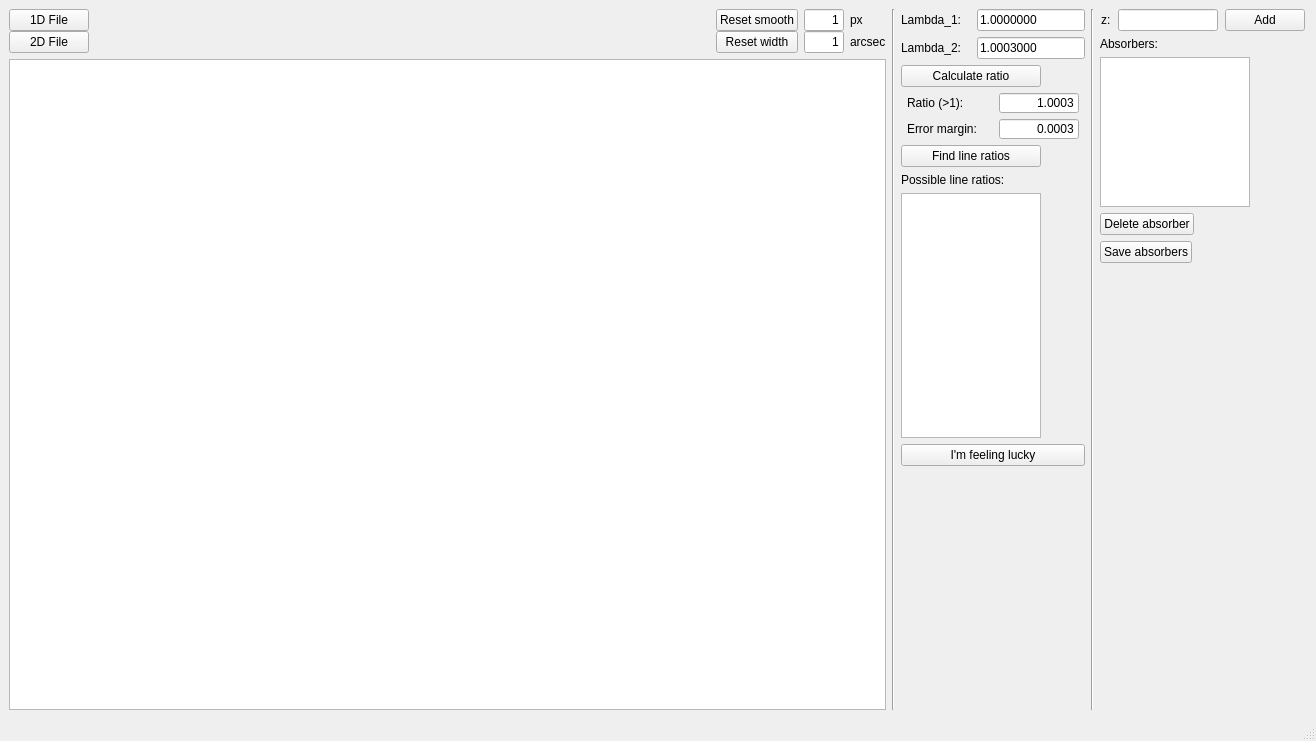
<?xml version="1.0" encoding="UTF-8"?>
<ui version="4.0">
 <class>MainWindow</class>
 <widget class="QMainWindow" name="MainWindow">
  <property name="geometry">
   <rect>
    <x>0</x>
    <y>0</y>
    <width>1316</width>
    <height>741</height>
   </rect>
  </property>
  <property name="windowTitle">
   <string>zHunter</string>
  </property>
  <widget class="QWidget" name="centralwidget">
   <property name="minimumSize">
    <size>
     <width>500</width>
     <height>300</height>
    </size>
   </property>
   <layout class="QHBoxLayout" name="horizontalLayout_6">
    <item>
     <layout class="QVBoxLayout" name="verticalLayout_4">
      <item>
       <layout class="QHBoxLayout" name="horizontalLayout">
        <item>
         <layout class="QVBoxLayout" name="verticalLayout_3">
          <property name="spacing">
           <number>0</number>
          </property>
          <item>
           <widget class="QPushButton" name="file_1D_button">
            <property name="text">
             <string>1D File</string>
            </property>
           </widget>
          </item>
          <item>
           <widget class="QPushButton" name="file_2D_button">
            <property name="text">
             <string>2D File</string>
            </property>
           </widget>
          </item>
         </layout>
        </item>
        <item>
         <spacer name="horizontalSpacer">
          <property name="orientation">
           <enum>Qt::Horizontal</enum>
          </property>
          <property name="sizeHint" stdset="0">
           <size>
            <width>268</width>
            <height>20</height>
           </size>
          </property>
         </spacer>
        </item>
        <item>
         <layout class="QGridLayout" name="gridLayout">
          <property name="verticalSpacing">
           <number>0</number>
          </property>
          <item row="0" column="0">
           <widget class="QPushButton" name="reset_smooth_button">
            <property name="text">
             <string>Reset smooth</string>
            </property>
           </widget>
          </item>
          <item row="0" column="1">
           <widget class="QLineEdit" name="textbox_for_smooth">
            <property name="sizePolicy">
             <sizepolicy hsizetype="Fixed" vsizetype="Fixed">
              <horstretch>0</horstretch>
              <verstretch>0</verstretch>
             </sizepolicy>
            </property>
            <property name="maximumSize">
             <size>
              <width>40</width>
              <height>16777215</height>
             </size>
            </property>
            <property name="text">
             <string>1</string>
            </property>
            <property name="alignment">
             <set>Qt::AlignRight|Qt::AlignTrailing|Qt::AlignVCenter</set>
            </property>
           </widget>
          </item>
          <item row="0" column="2">
           <widget class="QLabel" name="label_smooth_unit">
            <property name="text">
             <string>px</string>
            </property>
           </widget>
          </item>
          <item row="1" column="0">
           <widget class="QPushButton" name="reset_width_button">
            <property name="text">
             <string>Reset width</string>
            </property>
           </widget>
          </item>
          <item row="1" column="1">
           <widget class="QLineEdit" name="textbox_for_extraction_width">
            <property name="sizePolicy">
             <sizepolicy hsizetype="Fixed" vsizetype="Fixed">
              <horstretch>0</horstretch>
              <verstretch>0</verstretch>
             </sizepolicy>
            </property>
            <property name="maximumSize">
             <size>
              <width>40</width>
              <height>16777215</height>
             </size>
            </property>
            <property name="text">
             <string>1</string>
            </property>
            <property name="alignment">
             <set>Qt::AlignRight|Qt::AlignTrailing|Qt::AlignVCenter</set>
            </property>
           </widget>
          </item>
          <item row="1" column="2">
           <widget class="QLabel" name="label_extraction_width_unit">
            <property name="text">
             <string>arcsec</string>
            </property>
           </widget>
          </item>
         </layout>
        </item>
       </layout>
      </item>
      <item>
       <widget class="GraphicsLayoutWidget" name="graphLayout">
        <property name="minimumSize">
         <size>
          <width>400</width>
          <height>20</height>
         </size>
        </property>
       </widget>
      </item>
     </layout>
    </item>
    <item>
     <widget class="Line" name="line_2">
      <property name="orientation">
       <enum>Qt::Vertical</enum>
      </property>
     </widget>
    </item>
    <item>
     <layout class="QHBoxLayout" name="horizontalLayout_8">
      <item>
       <layout class="QVBoxLayout" name="verticalLayout">
        <property name="sizeConstraint">
         <enum>QLayout::SetFixedSize</enum>
        </property>
        <item>
         <layout class="QHBoxLayout" name="horizontalLayout_2">
          <item>
           <widget class="QLabel" name="label_wvlg_1">
            <property name="sizePolicy">
             <sizepolicy hsizetype="Fixed" vsizetype="Preferred">
              <horstretch>0</horstretch>
              <verstretch>0</verstretch>
             </sizepolicy>
            </property>
            <property name="minimumSize">
             <size>
              <width>70</width>
              <height>20</height>
             </size>
            </property>
            <property name="maximumSize">
             <size>
              <width>80</width>
              <height>30</height>
             </size>
            </property>
            <property name="text">
             <string>Lambda_1:</string>
            </property>
           </widget>
          </item>
          <item>
           <widget class="QLineEdit" name="textbox_for_wvlg1">
            <property name="sizePolicy">
             <sizepolicy hsizetype="Minimum" vsizetype="Preferred">
              <horstretch>0</horstretch>
              <verstretch>0</verstretch>
             </sizepolicy>
            </property>
            <property name="minimumSize">
             <size>
              <width>100</width>
              <height>20</height>
             </size>
            </property>
            <property name="maximumSize">
             <size>
              <width>140</width>
              <height>40</height>
             </size>
            </property>
            <property name="text">
             <string>1.0000000</string>
            </property>
            <property name="alignment">
             <set>Qt::AlignLeading|Qt::AlignLeft|Qt::AlignVCenter</set>
            </property>
           </widget>
          </item>
         </layout>
        </item>
        <item>
         <layout class="QHBoxLayout" name="horizontalLayout_3">
          <item>
           <widget class="QLabel" name="label_wvlg_2">
            <property name="sizePolicy">
             <sizepolicy hsizetype="Fixed" vsizetype="Preferred">
              <horstretch>0</horstretch>
              <verstretch>0</verstretch>
             </sizepolicy>
            </property>
            <property name="minimumSize">
             <size>
              <width>70</width>
              <height>20</height>
             </size>
            </property>
            <property name="maximumSize">
             <size>
              <width>80</width>
              <height>30</height>
             </size>
            </property>
            <property name="text">
             <string>Lambda_2:</string>
            </property>
           </widget>
          </item>
          <item>
           <widget class="QLineEdit" name="textbox_for_wvlg2">
            <property name="sizePolicy">
             <sizepolicy hsizetype="Minimum" vsizetype="Preferred">
              <horstretch>0</horstretch>
              <verstretch>0</verstretch>
             </sizepolicy>
            </property>
            <property name="minimumSize">
             <size>
              <width>100</width>
              <height>20</height>
             </size>
            </property>
            <property name="maximumSize">
             <size>
              <width>140</width>
              <height>40</height>
             </size>
            </property>
            <property name="text">
             <string>1.0003000</string>
            </property>
           </widget>
          </item>
         </layout>
        </item>
        <item>
         <widget class="QPushButton" name="ratio_button">
          <property name="sizePolicy">
           <sizepolicy hsizetype="Fixed" vsizetype="Fixed">
            <horstretch>0</horstretch>
            <verstretch>0</verstretch>
           </sizepolicy>
          </property>
          <property name="minimumSize">
           <size>
            <width>0</width>
            <height>0</height>
           </size>
          </property>
          <property name="maximumSize">
           <size>
            <width>140</width>
            <height>40</height>
           </size>
          </property>
          <property name="text">
           <string>Calculate ratio</string>
          </property>
         </widget>
        </item>
        <item>
         <layout class="QHBoxLayout" name="horizontalLayout_4">
          <item>
           <widget class="QLabel" name="label_ratio">
            <property name="sizePolicy">
             <sizepolicy hsizetype="Fixed" vsizetype="Preferred">
              <horstretch>0</horstretch>
              <verstretch>0</verstretch>
             </sizepolicy>
            </property>
            <property name="minimumSize">
             <size>
              <width>60</width>
              <height>20</height>
             </size>
            </property>
            <property name="maximumSize">
             <size>
              <width>80</width>
              <height>30</height>
             </size>
            </property>
            <property name="text">
             <string>Ratio (&gt;1):</string>
            </property>
           </widget>
          </item>
          <item>
           <widget class="QLineEdit" name="textbox_for_ratio">
            <property name="enabled">
             <bool>true</bool>
            </property>
            <property name="sizePolicy">
             <sizepolicy hsizetype="Minimum" vsizetype="Fixed">
              <horstretch>0</horstretch>
              <verstretch>0</verstretch>
             </sizepolicy>
            </property>
            <property name="minimumSize">
             <size>
              <width>60</width>
              <height>20</height>
             </size>
            </property>
            <property name="maximumSize">
             <size>
              <width>80</width>
              <height>20</height>
             </size>
            </property>
            <property name="text">
             <string>1.0003</string>
            </property>
            <property name="frame">
             <bool>true</bool>
            </property>
            <property name="cursorPosition">
             <number>6</number>
            </property>
            <property name="alignment">
             <set>Qt::AlignRight|Qt::AlignTrailing|Qt::AlignVCenter</set>
            </property>
            <property name="readOnly">
             <bool>false</bool>
            </property>
            <property name="placeholderText">
             <string/>
            </property>
            <property name="clearButtonEnabled">
             <bool>false</bool>
            </property>
           </widget>
          </item>
         </layout>
        </item>
        <item>
         <layout class="QHBoxLayout" name="horizontalLayout_7">
          <item>
           <widget class="QLabel" name="label">
            <property name="sizePolicy">
             <sizepolicy hsizetype="Fixed" vsizetype="Preferred">
              <horstretch>0</horstretch>
              <verstretch>0</verstretch>
             </sizepolicy>
            </property>
            <property name="minimumSize">
             <size>
              <width>60</width>
              <height>20</height>
             </size>
            </property>
            <property name="maximumSize">
             <size>
              <width>80</width>
              <height>30</height>
             </size>
            </property>
            <property name="text">
             <string>Error margin:</string>
            </property>
           </widget>
          </item>
          <item>
           <widget class="QLineEdit" name="textbox_for_ratio_error_margin">
            <property name="sizePolicy">
             <sizepolicy hsizetype="Minimum" vsizetype="Fixed">
              <horstretch>0</horstretch>
              <verstretch>0</verstretch>
             </sizepolicy>
            </property>
            <property name="minimumSize">
             <size>
              <width>60</width>
              <height>20</height>
             </size>
            </property>
            <property name="maximumSize">
             <size>
              <width>80</width>
              <height>20</height>
             </size>
            </property>
            <property name="text">
             <string>0.0003</string>
            </property>
            <property name="alignment">
             <set>Qt::AlignRight|Qt::AlignTrailing|Qt::AlignVCenter</set>
            </property>
            <property name="clearButtonEnabled">
             <bool>false</bool>
            </property>
           </widget>
          </item>
         </layout>
        </item>
        <item>
         <widget class="QPushButton" name="find_line_ratios_button">
          <property name="sizePolicy">
           <sizepolicy hsizetype="Fixed" vsizetype="Fixed">
            <horstretch>0</horstretch>
            <verstretch>0</verstretch>
           </sizepolicy>
          </property>
          <property name="maximumSize">
           <size>
            <width>140</width>
            <height>40</height>
           </size>
          </property>
          <property name="text">
           <string>Find line ratios</string>
          </property>
         </widget>
        </item>
        <item>
         <widget class="QLabel" name="label_poss_lines">
          <property name="sizePolicy">
           <sizepolicy hsizetype="Fixed" vsizetype="Preferred">
            <horstretch>0</horstretch>
            <verstretch>0</verstretch>
           </sizepolicy>
          </property>
          <property name="text">
           <string>Possible line ratios:</string>
          </property>
         </widget>
        </item>
        <item>
         <widget class="QListWidget" name="line_name_list">
          <property name="sizePolicy">
           <sizepolicy hsizetype="Fixed" vsizetype="Expanding">
            <horstretch>0</horstretch>
            <verstretch>0</verstretch>
           </sizepolicy>
          </property>
          <property name="maximumSize">
           <size>
            <width>140</width>
            <height>400</height>
           </size>
          </property>
         </widget>
        </item>
        <item>
         <widget class="QPushButton" name="feeling_lucky_button">
          <property name="text">
           <string>I'm feeling lucky</string>
          </property>
         </widget>
        </item>
        <item>
         <spacer name="verticalSpacer">
          <property name="orientation">
           <enum>Qt::Vertical</enum>
          </property>
          <property name="sizeHint" stdset="0">
           <size>
            <width>20</width>
            <height>40</height>
           </size>
          </property>
         </spacer>
        </item>
       </layout>
      </item>
      <item>
       <widget class="Line" name="line">
        <property name="orientation">
         <enum>Qt::Vertical</enum>
        </property>
       </widget>
      </item>
      <item>
       <layout class="QVBoxLayout" name="verticalLayout_2">
        <item>
         <layout class="QHBoxLayout" name="horizontalLayout_5">
          <item>
           <widget class="QLabel" name="label_z">
            <property name="sizePolicy">
             <sizepolicy hsizetype="Fixed" vsizetype="Preferred">
              <horstretch>0</horstretch>
              <verstretch>0</verstretch>
             </sizepolicy>
            </property>
            <property name="text">
             <string>z:</string>
            </property>
           </widget>
          </item>
          <item>
           <widget class="QLineEdit" name="textbox_for_z">
            <property name="sizePolicy">
             <sizepolicy hsizetype="Minimum" vsizetype="Fixed">
              <horstretch>0</horstretch>
              <verstretch>0</verstretch>
             </sizepolicy>
            </property>
            <property name="maximumSize">
             <size>
              <width>100</width>
              <height>16777215</height>
             </size>
            </property>
           </widget>
          </item>
          <item>
           <widget class="QPushButton" name="add_abs_button">
            <property name="sizePolicy">
             <sizepolicy hsizetype="Fixed" vsizetype="Fixed">
              <horstretch>0</horstretch>
              <verstretch>0</verstretch>
             </sizepolicy>
            </property>
            <property name="text">
             <string>Add</string>
            </property>
           </widget>
          </item>
         </layout>
        </item>
        <item>
         <widget class="QLabel" name="label_abs_list">
          <property name="sizePolicy">
           <sizepolicy hsizetype="Fixed" vsizetype="Preferred">
            <horstretch>0</horstretch>
            <verstretch>0</verstretch>
           </sizepolicy>
          </property>
          <property name="text">
           <string>Absorbers:</string>
          </property>
         </widget>
        </item>
        <item>
         <widget class="QListView" name="abs_listView">
          <property name="sizePolicy">
           <sizepolicy hsizetype="Fixed" vsizetype="MinimumExpanding">
            <horstretch>0</horstretch>
            <verstretch>0</verstretch>
           </sizepolicy>
          </property>
          <property name="minimumSize">
           <size>
            <width>100</width>
            <height>50</height>
           </size>
          </property>
          <property name="maximumSize">
           <size>
            <width>150</width>
            <height>150</height>
           </size>
          </property>
          <property name="autoFillBackground">
           <bool>false</bool>
          </property>
         </widget>
        </item>
        <item>
         <widget class="QPushButton" name="del_abs_button">
          <property name="sizePolicy">
           <sizepolicy hsizetype="Fixed" vsizetype="Fixed">
            <horstretch>0</horstretch>
            <verstretch>0</verstretch>
           </sizepolicy>
          </property>
          <property name="text">
           <string>Delete absorber</string>
          </property>
         </widget>
        </item>
        <item>
         <widget class="QPushButton" name="pushButton">
          <property name="sizePolicy">
           <sizepolicy hsizetype="Fixed" vsizetype="Fixed">
            <horstretch>0</horstretch>
            <verstretch>0</verstretch>
           </sizepolicy>
          </property>
          <property name="text">
           <string>Save absorbers</string>
          </property>
         </widget>
        </item>
        <item>
         <spacer name="verticalSpacer_2">
          <property name="orientation">
           <enum>Qt::Vertical</enum>
          </property>
          <property name="sizeHint" stdset="0">
           <size>
            <width>207</width>
            <height>34</height>
           </size>
          </property>
         </spacer>
        </item>
       </layout>
      </item>
     </layout>
    </item>
   </layout>
  </widget>
  <widget class="QMenuBar" name="menubar">
   <property name="geometry">
    <rect>
     <x>0</x>
     <y>0</y>
     <width>1316</width>
     <height>24</height>
    </rect>
   </property>
  </widget>
  <widget class="QStatusBar" name="statusbar"/>
 </widget>
 <customwidgets>
  <customwidget>
   <class>GraphicsLayoutWidget</class>
   <extends>QGraphicsView</extends>
   <header>pyqtgraph</header>
  </customwidget>
 </customwidgets>
 <resources/>
 <connections>
  <connection>
   <sender>ratio_button</sender>
   <signal>released()</signal>
   <receiver>textbox_for_ratio</receiver>
   <slot>update()</slot>
   <hints>
    <hint type="sourcelabel">
     <x>834</x>
     <y>213</y>
    </hint>
    <hint type="destinationlabel">
     <x>855</x>
     <y>257</y>
    </hint>
   </hints>
  </connection>
 </connections>
</ui>
